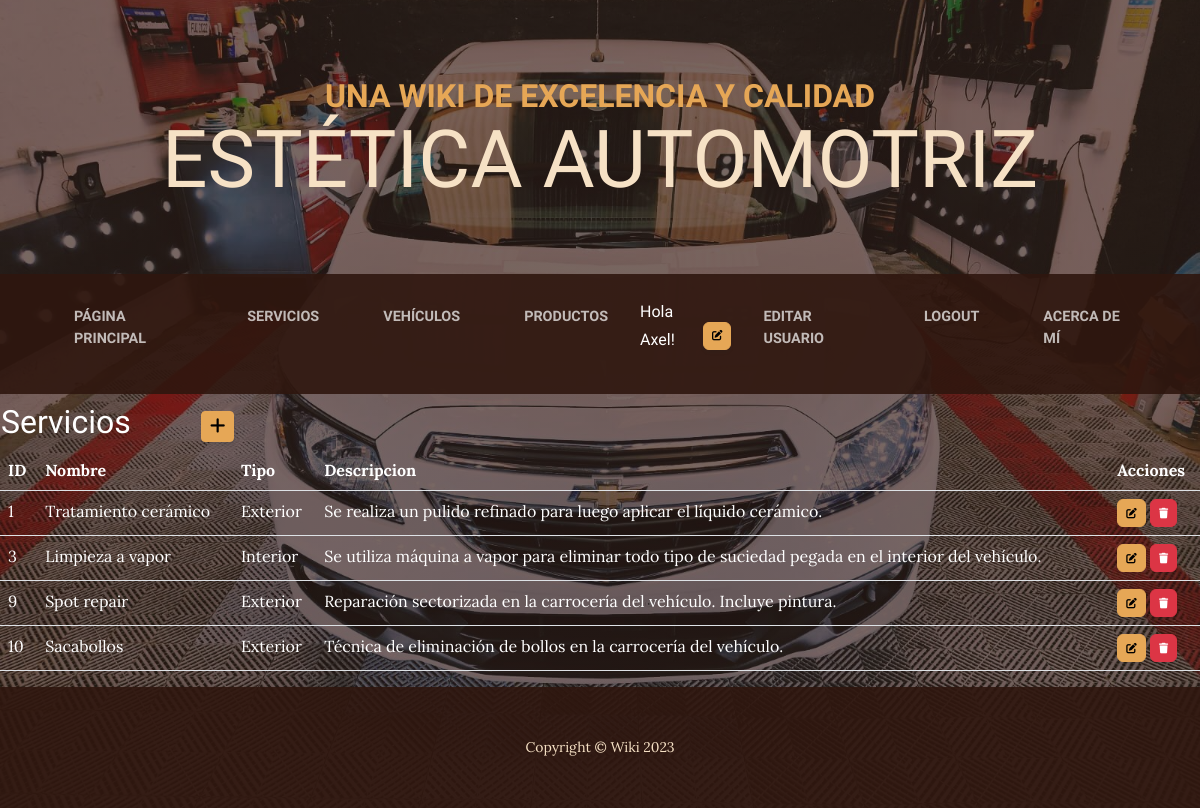
The page /servicios/ (signed in) on the database its author committed.
### aplicacion/models.py (models this page shows, shortened)
class Servicio(models.Model):
    nombre = models.CharField(max_length=30)
    tipo = models.CharField(max_length=10)
    descripcion = models.CharField(max_length=200)

### aplicacion/views.py (the view)
# urls.py: path('servicios/', ServicioList.as_view(), name="servicios" ),
class ServicioList(ListView):
    model = Servicio

### aplicacion/templates/aplicacion/servicio_list.html (shortened to what this page needs)
{% extends 'aplicacion/base.html' %}
{% load static %}
{% block contenido %}
<table>
    <tr>
        <td width="200"><h2>Servicios</h2></td>
        <td>
            <a
            href="{% url 'create_servicio' %}"
            class="btn btn-primary btn-sm"
            >
            </a>
        </td>
    </tr>
</table>
<table class="table table-striped">
    <thead>
        <tr>
            <th>ID</th>
            <th>Nombre</th>
            <th>Tipo</th>
            <th>Descripcion</th>
            <th>Acciones</th>
        </tr>
    </thead>
    <tbody>
    {% for servicio in servicio_list %}
    <tr>
        <td>{{ servicio.id }}</td>
        <td>{{ servicio.nombre }}</td>
        <td>{{ servicio.tipo }}</td>
        <td>{{ servicio.descripcion }}</td>
        <td>
            <a
              href="{% url 'update_servicio' servicio.id %}"
              class="btn btn-primary"
              style="--bs-btn-padding-y: .25rem; --bs-btn-padding-x: .5rem; --bs-btn-font-size: .75rem;"
              >
            </a>
            <a
              href="{% url 'delete_servicio' servicio.id %}"
              class="btn btn-danger"
              style="--bs-btn-padding-y: .25rem; --bs-btn-padding-x: .5rem; --bs-btn-font-size: .75rem;"
              >
            </a>
          </td>
    </tr>
    {% endfor %}
    </tbody>
</table>
{% endblock contenido %}

### aplicacion/templates/aplicacion/base.html (shortened to what this page needs)
<!DOCTYPE html>
<html lang="en">
    {% load static %}
    <head>
        <link href="{% static 'aplicacion/css/styles.css' %}" rel="stylesheet" />
        <link rel="stylesheet" href="https://cdnjs.cloudflare.com/ajax/libs/font-awesome/6.4.0/css/all.min.css">
    </head>
    <body>
        <header>
            <h1 class="site-heading text-center text-faded d-none d-lg-block">
                <span class="site-heading-upper text-primary mb-3">Una Wiki de excelencia y calidad</span>
                <span class="site-heading-lower">Estética Automotriz</span>
            </h1>
        </header>
        <nav class="navbar navbar-expand-lg navbar-dark py-lg-4" id="mainNav">
            <div class="container">
                <div class="collapse navbar-collapse" id="navbarSupportedContent">
                    <ul class="navbar-nav mx-auto">
                        <li class="nav-item px-lg-4"><a class="nav-link text-uppercase" href="{% url 'home' %}">Página principal</a></li>
                        {% if user.is_authenticated %}
                            <li class="nav-item px-lg-4"><a class="nav-link text-uppercase" href="{% url 'servicios' %}">Servicios</a></li>
                            <li class="nav-item px-lg-4"><a class="nav-link text-uppercase" href="{% url 'vehiculos' %}">Vehículos</a></li>
                            <li class="nav-item px-lg-4"><a class="nav-link text-uppercase" href="{% url 'productos' %}">Productos</a></li>
                            <p style="color: white">Hola {{user.username}}!</p>
                            <div class="text-center">
                                <a
                                    href="{% url 'agregar_avatar' %}"
                                    class="btn btn-primary"
                                    style="--bs-btn-padding-y: .25rem; --bs-btn-padding-x: .5rem; --bs-btn-font-size: .75rem;"
                                    >
                                </a>
                            </div>
                            <li class="nav-item px-lg-4"><a class="nav-link text-uppercase" href="{% url 'editar_usuario' %}">Editar usuario</a></li>
                            <li class="nav-item px-lg-4"><a class="nav-link text-uppercase" href="{% url 'logout' %}">Logout</a></li>
                        {% else %}
                            <li class="nav-item px-lg-4"><a class="nav-link text-uppercase" href="{% url 'login' %}">Login</a></li>
                            <li class="nav-item px-lg-4"><a class="nav-link text-uppercase" href="{% url 'registro' %}">Registro</a></li>
                        {% endif %}
                        <li class="nav-item px-lg-4"><a class="nav-link text-uppercase" href="{% url 'acerca_de' %}">Acerca de mí</a></li>
                    </ul>
                </div>
            </div>
        </nav>
        {% block contenido %}
        {% endblock contenido %}
        <footer class="footer text-faded text-center py-5">
            <div class="container"><p class="m-0 small">Copyright &copy; Wiki 2023</p></div>
        </footer>
    </body>
</html>

### rows shown on the page
Servicio: id "1", nombre "Tratamiento cerámico", tipo "Exterior", descripcion "Se realiza un pulido refinado para luego aplicar el líquido cerámico."
Servicio: id "3", nombre "Limpieza a vapor", tipo "Interior", descripcion "Se utiliza máquina a vapor para eliminar todo tipo de suciedad pegada en el interior del vehículo."
Servicio: id "9", nombre "Spot repair", tipo "Exterior", descripcion "Reparación sectorizada en la carrocería del vehículo. Incluye pintura."
Servicio: id "10", nombre "Sacabollos", tipo "Exterior", descripcion "Técnica de eliminación de bollos en la carrocería del vehículo."

### other values the page prints
{{ user.username }} "Axel"
